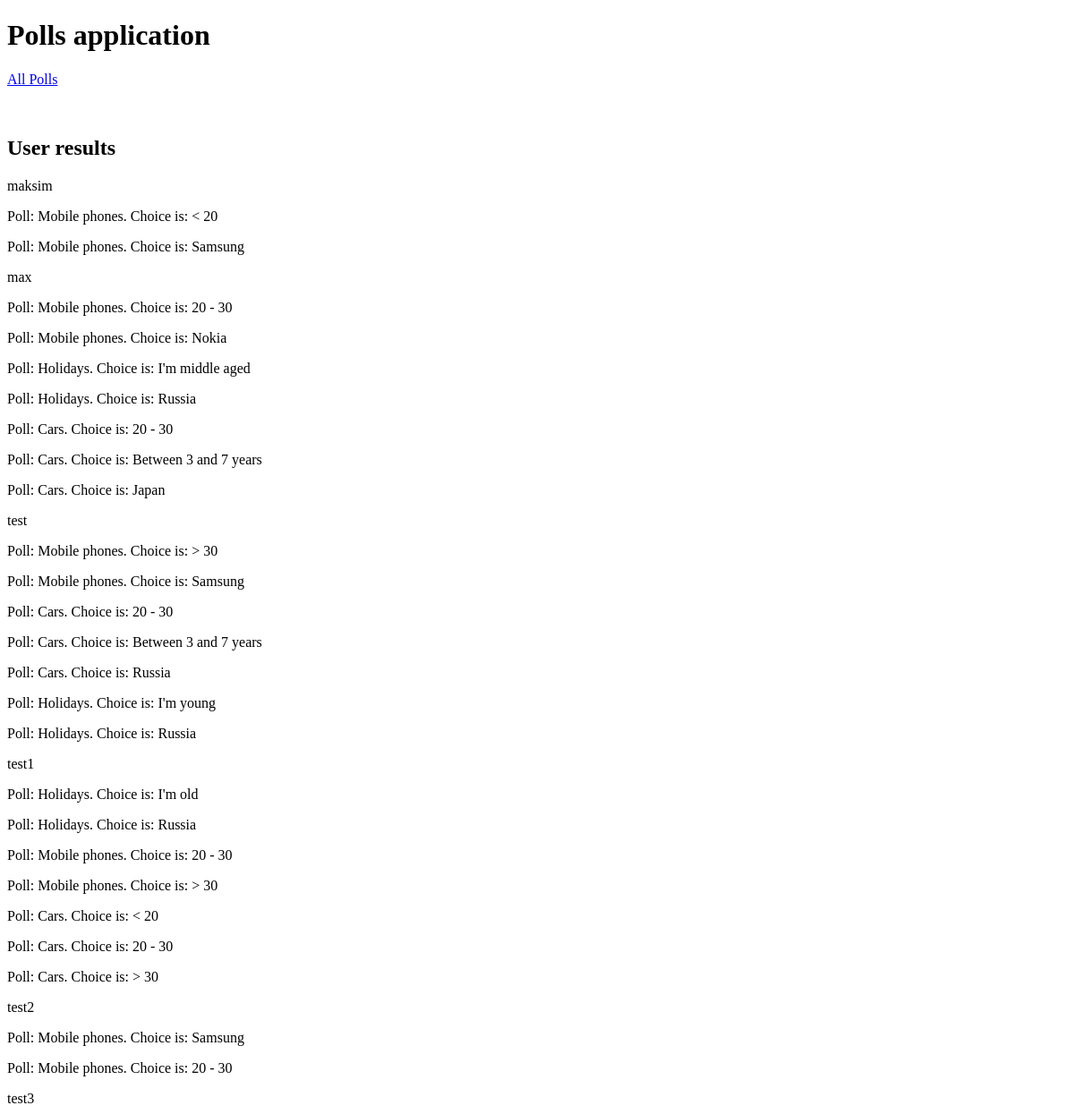
Before: /poll/user_results/ (signed in) with the older database file.
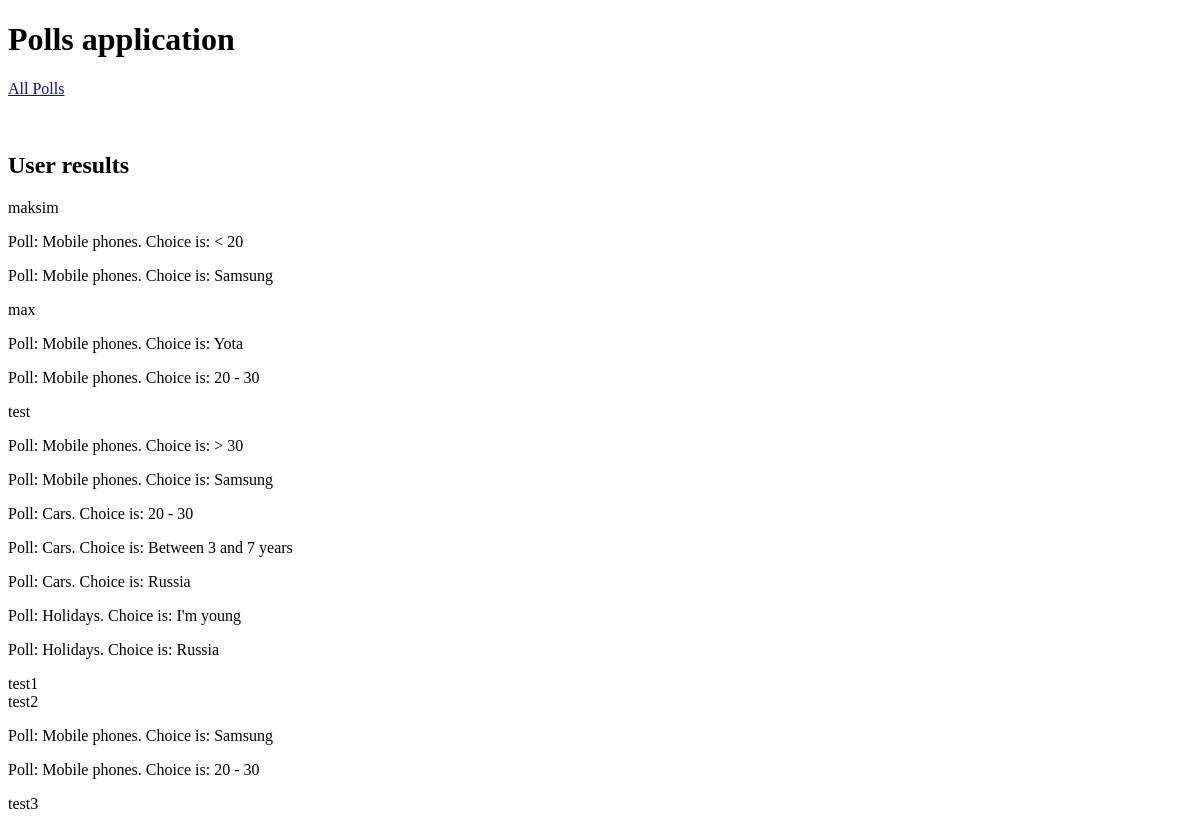
After: the same page with the newer database file.
### poll/models.py (models this page shows, shortened)
class Vote(models.Model):
    user = models.ForeignKey(User, on_delete=models.CASCADE)
    poll = models.ForeignKey(Poll, on_delete=models.CASCADE)
    choice = models.ForeignKey(Choice, on_delete=models.CASCADE)

class Poll(models.Model):
    title = models.CharField(max_length=150, db_index=True)
    slug = models.SlugField(max_length=150, unique=True)
    comment = models.TextField(blank=True, db_index=True)
    date_create = models.DateTimeField(auto_now_add=True)
    is_public = models.BooleanField(default=False)
    def __str__(self):
        return self.title

class Choice(models.Model):
    question = models.ForeignKey(Question, on_delete=models.CASCADE)
    text = models.CharField(max_length=150)
    order = models.IntegerField(default=0)
    def __str__(self):
        return self.text
    class Meta:
        ordering = ['order']

### poll/views.py (the view)
# urls.py: path('user_results/', UserResult.as_view(), name='user_results'),
class UserResult(LoginRequiredMixin, UserResultMixin, View):
    login_url = '/poll/login/'
    template = 'poll/user_results.html'

### poll/utils.py (called while the page is built)
    def get(self, request):
        superuser = request.user.is_superuser
        if superuser is False:
            messages.error(request, 'You are not admin')
            return redirect('polls_list_url')
        else:
            user = User.objects.all()
            return render(request, self.template, {'user': user})

### poll/templates/poll/user_results.html (shortened to what this page needs)
{% extends 'poll/base_poll.html' %}
{% block content %}
<br>
<h2>User results</h2>
      {% for set in user %}
              {{ set.username }}
                 <br>
        {% for poll in set.vote_set.all %}
<p>
        Poll: {{ poll.poll }}. Choice is: {{ poll.choice }}
</p>
          {% endfor %}
      {% endfor %}
{% endblock %}

### poll/templates/poll/base_poll.html
{% extends 'base.html' %}

### templates/base.html (shortened to what this page needs)
<!DOCTYPE html>
<html lang="en">
<head>
</head>
<body>
<h1>Polls application</h1> <a href="{% url 'polls_list_url' %}" > All Polls </a>
        {% block content %}{% endblock %}
</body>
</html>

Changed rows visible on the page:
removed Vote: poll "Mobile phones", choice "Nokia"
removed Vote: poll "Holidays", choice "I'm middle aged"
removed Vote: poll "Holidays", choice "Russia"
removed Vote: poll "Cars", choice "20 - 30"
removed Vote: poll "Cars", choice "Between 3 and 7 years"
removed Vote: poll "Cars", choice "Japan"
removed Vote: poll "Holidays", choice "I'm old"
removed Vote: poll "Holidays", choice "Russia"
removed Vote: poll "Mobile phones", choice "20 - 30"
removed Vote: poll "Mobile phones", choice "> 30"
removed Vote: poll "Cars", choice "< 20"
removed Vote: poll "Cars", choice "20 - 30"
removed Vote: poll "Cars", choice "> 30"
added Vote: poll "Mobile phones", choice "Yota"
